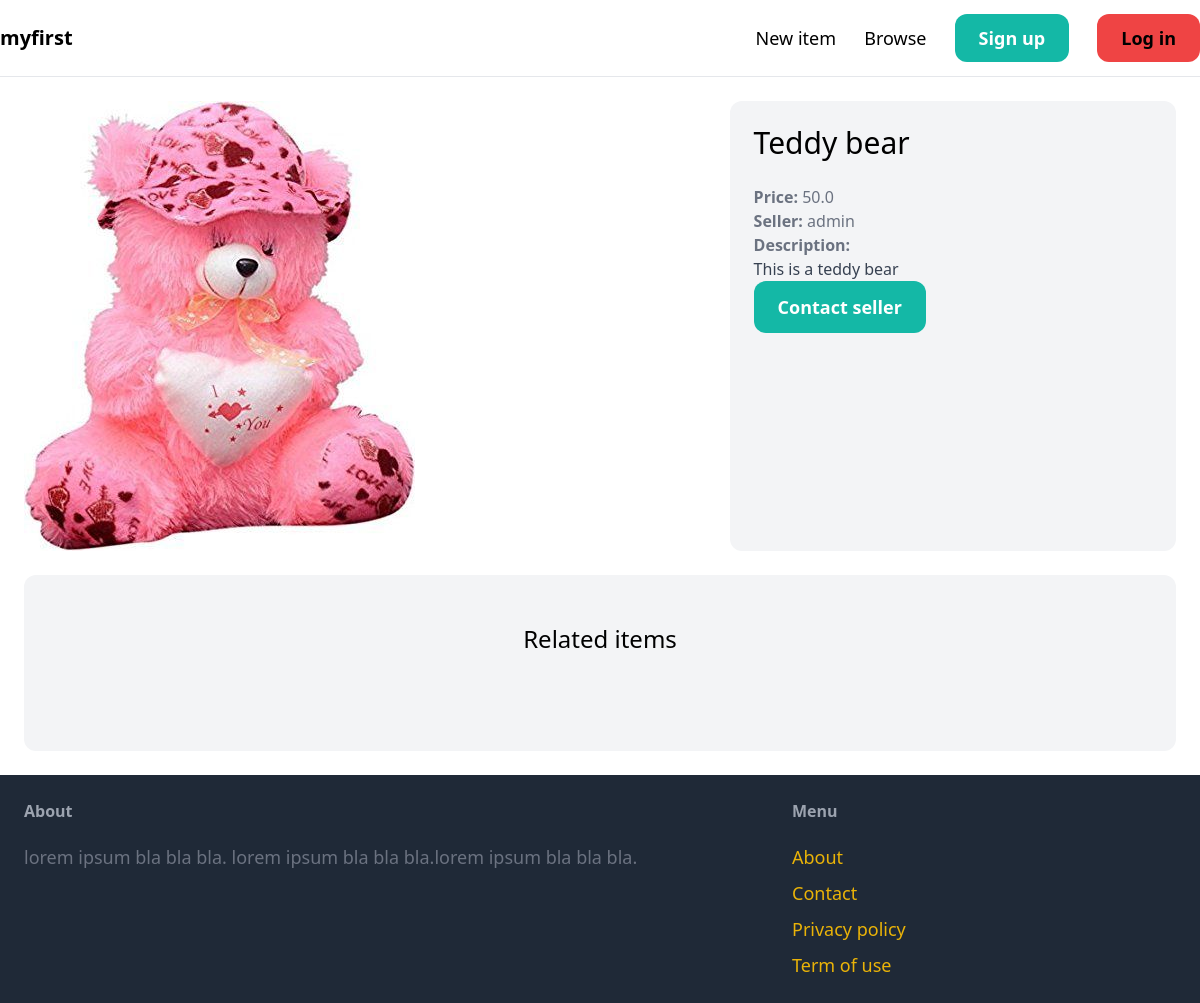
The page /items/3/ on the database as committed earlier.
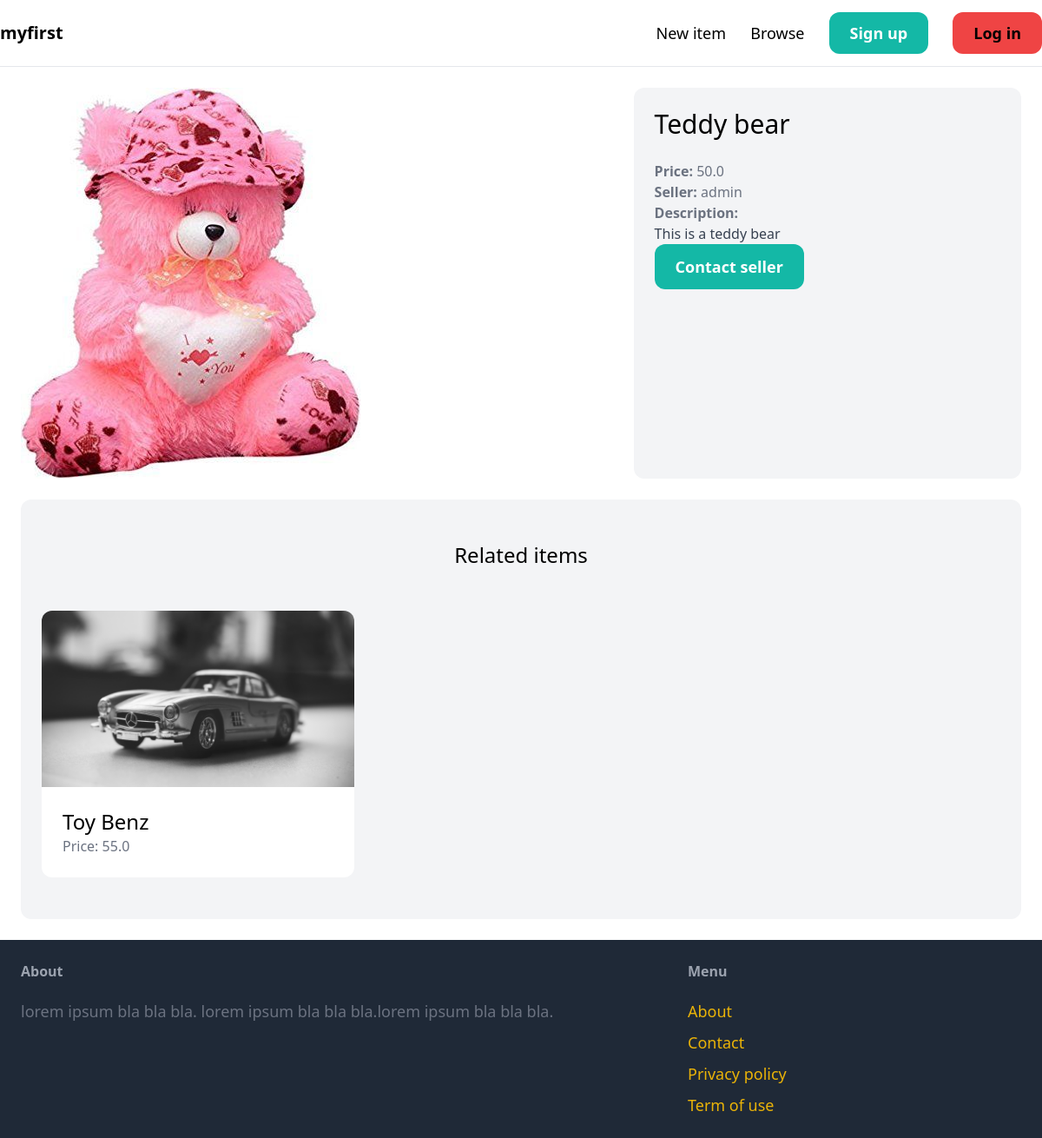
The same page on the database as committed later.
### item/models.py (models this page shows, shortened)
class Item(models.Model):
    category = models.ForeignKey(Category, related_name='item', on_delete=models.CASCADE, default = 1)
    name = models.CharField(max_length=255)
    description = models.TextField(blank=True, null=True)
    price = models.FloatField()
    image = models.ImageField(upload_to='item_images', blank=True, null=True)
    is_sold = models.BooleanField(default=False)
    created_by = models.ForeignKey(User, related_name='items', on_delete=models.CASCADE)
    created_at = models.DateTimeField(auto_now_add=True)

### item/views.py (the view)
# urls.py: path('<int:pk>/', views.detail, name='detail'),
def detail(request, pk):
    item = get_object_or_404(Item, pk=pk)
    related_items = Item.objects.filter(category=item.category, is_sold=False).exclude(pk=pk) [0:3]
    return render(request, 'item/detail.html', {
        'item': item,
        'related_items':related_items
    })

### item/templates/item/detail.html (shortened to what this page needs)
{% extends 'core/base.html' %}
{% block content %}
<div class="grid grid-cols-5 gap-6">
    <div class="col-span-3">
        <img src="{{ item.image.url }}" class="rounded-xl">
    </div>
    <div class="col-span-2 p-6 bg-gray-100 rounded-xl">
        <h1 class="mb-6 text-3xl">{{ item.name }}</h1>
        <p class="text-gray-500"><strong>Price: </strong>{{ item.price }}</p>
        <p class="text-gray-500"><strong>Seller: </strong>{{ item.created_by.username }}</p>
        {% if item.description %}
            <p class="text-gray-700">
                <strong class="text-gray-500">Description:</strong><br>
                {{ item.description }}
            </p>
        {% endif %}
        <a href="#" class="inline-block at-6 px-6 py-3 text-lg font-semibold bg-teal-500 text-white rounded-xl hover:bg-teal-700">Contact seller</a>
    </div>
</div>
<div class="mt-6 px-6 py-12 bg-gray-100 rounded-xl">
    <h2 class="mb-12 text-2xl text-center">Related items</h2>
<div class="grid grid-cols-3 gap-3">
    {% for item in related_items %}
        <div>
            <a href="{% url 'item:detail' item.id %}">
                <div>
                    <img src="{{ item.image.url }}" class="rounded-t-xl">
                </div>
                <div class="p-6 bg-white rounded-b-xl">
                    <h2 class="text-2xl">{{ item.name }}</h2>
                    <p class="text-gray-500">Price: {{ item.price }}</p>
                </div>
            </a>
        </div>
    {% endfor %}
</div>
</div>
{% endblock %}

Rows that differ between the two databases and show on the page:
added Item: image (picture), name "Toy Benz", price "55.0"
